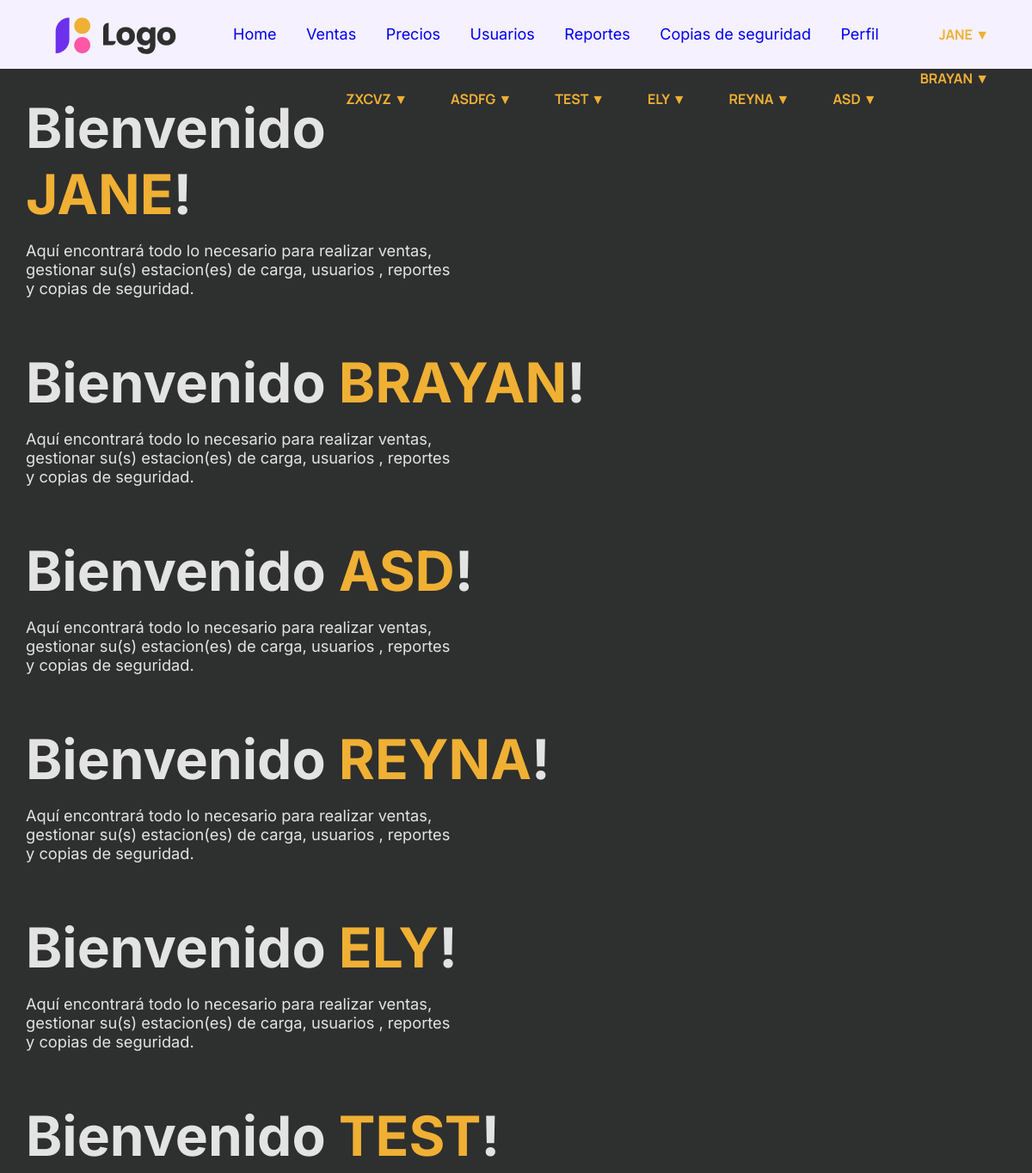
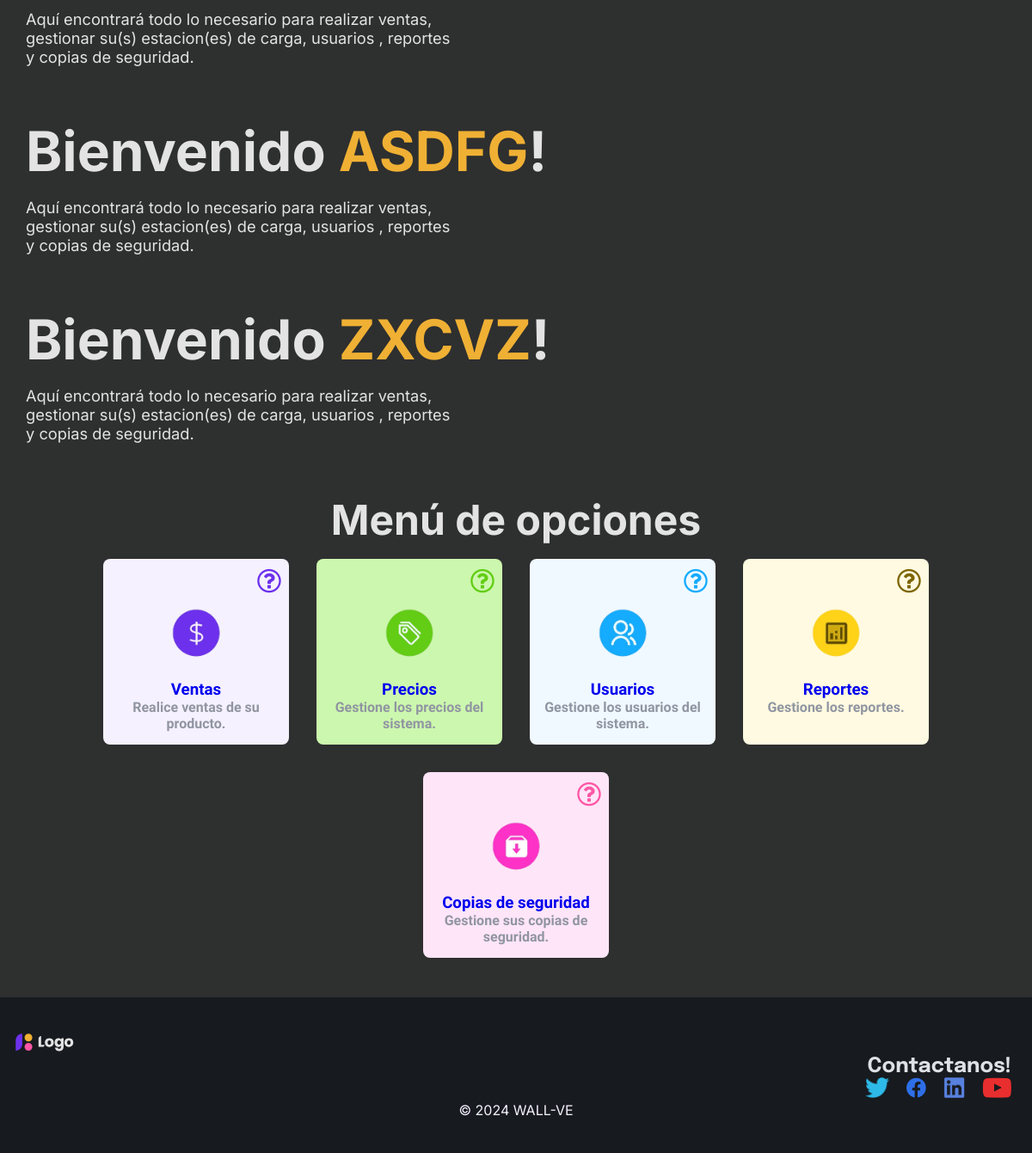
/Wall-VE-main/menuAntiguoSinUso.php, run on the app's committed database (2 pictures, top to bottom).
### tables this page shows
CREATE TABLE `tusuario` (
  `idEmp` int(11) NOT NULL,
  `nombreEmp` varchar(60) NOT NULL,
  `apellidoPEmp` varchar(60) DEFAULT NULL,
  `apellidoMEmp` varchar(60) DEFAULT NULL,
  `fechaNacEmp` date NOT NULL,
  `telEmp` bigint(20) NOT NULL,
  `generoEmp` varchar(12) NOT NULL,
  `emailEmp` varchar(50) NOT NULL,
  `direccionEmp` varchar(60) NOT NULL,
  `ciudadEmp` varchar(60) NOT NULL,
  `turnoEmp` varchar(10) NOT NULL,
  `rolEmp` varchar(20) NOT NULL,
  `idloginEmp` varchar(15) NOT NULL,
  `passEmp` varchar(60) NOT NULL,
  `fIngreso` date NOT NULL
);

### Wall-VE-main/menuAntiguoSinUso.php (the view, shortened to what this page needs)
<!DOCTYPE html>
<html lang="en">
<head>
    <link
      rel="stylesheet"
      href="https://cdnjs.cloudflare.com/ajax/libs/font-awesome/6.0.0-beta3/css/all.min.css"
    />
    <link rel="stylesheet" href="https://cdnjs.cloudflare.com/ajax/libs/font-awesome/4.7.0/css/font-awesome.min.css">
    <link rel="stylesheet" href="./Css/menu.css" />
</head>
<body>
        <nav>
            <a href="#"><img class="logo" src="./img/logoo.svg" alt="logo"></a>
            <ul>
                <li><a href="menu.php"  >Home</a></li>
                <li><a href="Admin_Ventas.html"  >Ventas</a></li>
                <li><a href="Admin_Precios.html"  >Precios</a></li>
                <li><a href="Admin_Usuarios.html"  >Usuarios</a></li>
                <li><a href="Admin_Reportes.html"  >Reportes</a></li>
                <li><a href="Admin_CopiasSeg.html"  >Copias de seguridad</a></li>
                <li><a href="Admin_Perfil.php"  >Perfil</a></li>
           </ul>
           <?php
    include("connection/conexion.php");
    $sql = "select * from tusuario";
    $resultado = mysqli_query($conexion, $sql);
    ?>
    <?php while($usu = mysqli_fetch_assoc($resultado))
    {
    ?>
            <button id="perfil" onclick="mostrarPersonalizacion()">
            <?php echo $usu['nombreEmp'];
                ?> ▼</button>
            <?php
    }
    ?>
        </nav>
    <?php
    include("connection/conexion.php");
    $sql = "select * from tusuario";
    $resultado = mysqli_query($conexion, $sql);
    ?>
    <?php while($usu = mysqli_fetch_assoc($resultado))
    {
    ?>
    <header class="content header">
            <div class="header-content">
                <h2 class="title">Bienvenido <span>
                    <?php echo $usu['nombreEmp'];
                ?></span>!</h2>
            <p>Aquí encontrará todo lo necesario para realizar ventas, gestionar su(s) estacion(es) de carga, usuarios , reportes y copias de seguridad.</p>
            </div>
    </header>
<?php
    }
    ?>
    <section class="content sau">
        <h2 class="title">Menú de opciones</h2>
            <div class="box-container">
                    <a class="box ventas-box" id="cajaVentas" href="Admin_Ventas.html">
                                <i class="fa fa-question-circle-o fa-2x" id="preguntaVentas" aria-hidden="true" title="En este menú, podrá encontrar opciones que lo ayuden a realizar ventas."> </i>
                        <img src="./img/iconos/venta.png" alt="Simbolo de ventas">
                        <h3>Ventas</h3>
                        <p>Realice ventas de su producto.</p>
                    </a>
                    <a class="box precios-box" id="cajaPrecios" href="Admin_Precios.html">
                            <i class="fa fa-question-circle-o fa-2x" id="preguntaPrecios" aria-hidden="true" title="En este menú, podrá encontrar opciones que lo ayuden a gestionar los precios de su producto."></i>
                        <img src="./img/iconos/precio.png" alt="Simbolo de precio">
                        <h3>Precios</h3>
                        <p>Gestione los precios del sistema.</p>
                    </a>
                        <a class="box usuarios-box" id="cajaUsuarios" href="Admin_Usuarios.html">
                            <i class="fa fa-question-circle-o fa-2x" id="preguntaUsuarios" aria-hidden="true" title="En este menú, podrá encontrar opciones que lo ayuden a gestionar los usuarios del sistema."></i>
                            <img src="./img/iconos/usuarios.png" alt="Simbolo de usuarios">
                            <h3>Usuarios</h3>
                            <p>Gestione los usuarios del sistema.</p>
                        </a>
                        <a class="box reportes-box" id="cajaReportes" href="Admin_Reportes.html">
                            <i class="fa fa-question-circle-o fa-2x" id="preguntaReportes" aria-hidden="true" title="En este menú, podrá encontrar opciones que lo ayuden a gestionar diferentes reportes."></i>
                            <img src="./img/iconos/reportes.png" alt="Simbolo de reportes">
                            <h3>Reportes</h3>
                            <p>Gestione los reportes.</p>
                        </a>
                    <a class="box backup-box" id="cajaBackup" href="Admin_CopiasSeg.html">
                        <i class="fa fa-question-circle-o fa-2x" id="preguntaBackups" aria-hidden="true" title="En este menú, podrá encontrar opciones que lo ayuden a gestionar sus copias de seguridad y restauraciones."></i>
                            <img src="./img/iconos/respaldo.png" alt="Simbolo de backup">
                            <h3>Copias de seguridad</h3>
                            <p>Gestione sus copias de seguridad.</p>
                    </a>
            </div>
    </section>
    <footer>
        <div class="logoF">
            <a href="#"><img src="./img/logoow.svg"
                " id="logoFinal"alt="Logo"></a>
        </div>
        <div class="social">
            <h2 class="contacto">Contactanos!</h2>
            <a href="#"><img src="./img/rrss/twitter.png" alt="" srcset=""></a>
            <a href="#"><img src="./img/rrss/facebook.png" alt="" srcset=""></a>
            <a href="#"><img src="./img/rrss/linkedin.png" alt="" srcset=""></a>
            <a href="#"><img src="./img/rrss/youtube.png" alt="" srcset=""></a>
        </div>
        <p class="copyright"> &copy 2024 WALL-VE </p>
    </footer>
</body>
</html>

### Wall-VE-main/Css/menu.css (style rules this page uses)
* { padding: 0; margin: 0; text-decoration: none; list-style: none; }
body { font-family: 'Inter'; background: #2E2F2F; }
nav { height: 80px; background: #F5F1FEFF; }
.logo { position: absolute; width: 150px; top: 1rem; left: 5%; }
nav ul { float:left; margin-top: 0.313rem; margin-left: 16rem }
nav ul li { display: inline-block; line-height: 50px; margin: 10px 15px; }
nav ul li a { position: relative; font-size: 18px; }
nav #perfil { font-family: 'Manrope'; color:#EFB034FF; text-transform: uppercase; font-weight: bold; float:right; margin-top:29px; margin-right:50px; background: none; border: none; font-size:16px; cursor:pointer; }
header { display: flex; }
header .title { font-size: 4rem; }
header p { margin-top:1rem; font-size: 1.14rem; width: 31rem; text-wrap:wrap; }
span { color: #EFB034FF; text-transform: uppercase; }
.content { padding: 30px; background:#2E2F2F; color:#E3E3E3 }
.sau .title { display: flex; justify-content: center; align-items: center; font-size: 3rem; }
.box-container { display: flex; justify-content: center; flex-wrap: wrap; text-align: center; color: #171A1FFF; }
.box-container .box { height: 13.5rem; width: 13.5rem; text-align: center; border-radius: 0.5rem; margin:1rem }
.box img { width: 5.5rem; }
.box p,h3 { font-family: 'Lexend'; font-weight: bold; }
.box p { color:#9095A1; }
.fa-question-circle-o { margin-left: 170px; margin-top: 10px; }
#preguntaVentas { color: #6D31EDFF; }
#preguntaPrecios { color: #62CD14FF; }
#preguntaUsuarios { color: #15ABFFFF; }
#preguntaReportes { color: #7D6600FF; }
#preguntaBackups { color: #FF56A5FF; }
#cajaVentas { background: #F5F1FEFF; }
.ventas-box { position: relative; overflow: hidden; }
.ventas-box .fa-question-circle-o { position: relative; z-index: 1; }
#cajaPrecios { background: #CCF7AE; }
.precios-box { position: relative; overflow: hidden; }
.precios-box .fa-question-circle-o { position: relative; z-index: 1; }
#cajaUsuarios { background: #F0F9FF; }
.usuarios-box { position: relative; overflow: hidden; }
.usuarios-box .fa-question-circle-o { position: relative; z-index: 1; }
#cajaReportes { background: #FFFAE1; }
.reportes-box { position: relative; overflow: hidden; }
.reportes-box .fa-question-circle-o { position: relative; z-index: 1; }
#cajaBackup { background: #FFE5F8; }
.backup-box { position: relative; overflow: hidden; }
.backup-box .fa-question-circle-o { position: relative; z-index: 1; }
footer { padding:40px 0; background: #171A1F; height: 100%; color: #F5F1FEFF; }
footer p { text-align: center; }
footer .social { text-align: right; padding-right: 1.5rem; color: #DEE1E6FF; font-family: epilogue; font-size:1rem }
footer img { height: 1.5rem; padding-left: 1rem; }

### data on the page
tusuario: nombreEmp "JANE"
tusuario: nombreEmp "BRAYAN"
tusuario: nombreEmp "ASD"
tusuario: nombreEmp "REYNA"
tusuario: nombreEmp "ELY"
tusuario: nombreEmp "TEST"
tusuario: nombreEmp "ASDFG"
tusuario: nombreEmp "ZXCVZ"
